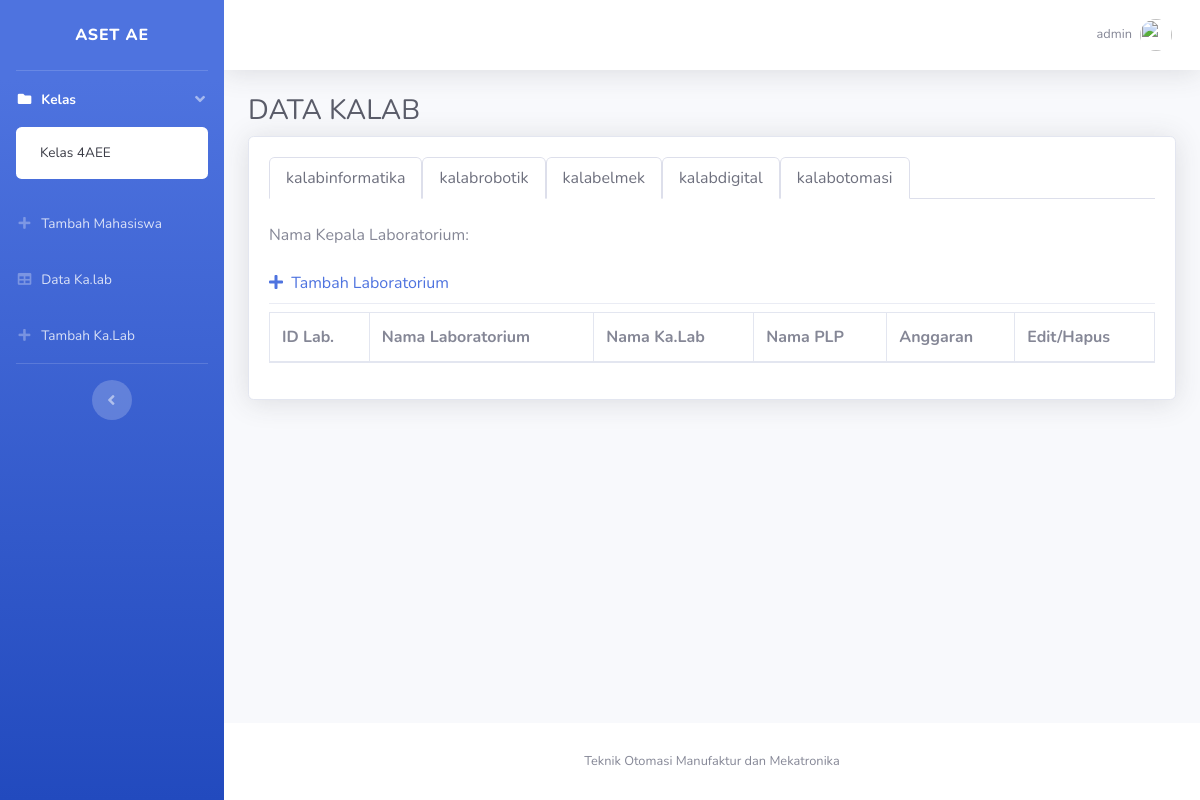
The app's page /data_kalab.php?id_user=1 (signed in) with its own data.
### tables this page shows
CREATE TABLE `mahasiswa` (
  `nim` varchar(9) NOT NULL,
  `nama_mhs` varchar(50) NOT NULL,
  `no_koin` varchar(6) NOT NULL,
  `kelas` varchar(4) NOT NULL,
  `status` varchar(15) NOT NULL
);

CREATE TABLE `user` (
  `id_user` int(5) NOT NULL,
  `nama` varchar(50) NOT NULL,
  `username` varchar(50) NOT NULL,
  `password` varchar(50) NOT NULL,
  `level` varchar(50) NOT NULL
);

### data_kalab.php (the view, shortened to what this page needs)
<?php
include_once("config.php");
?>
<!DOCTYPE html>
<html lang="en">
<head>
  <link href="vendor/fontawesome-free/css/all.min.css" rel="stylesheet" type="text/css">
  <link href="css/sb-admin-2.min.css" rel="stylesheet">
  <link href="vendor/datatables/dataTables.bootstrap4.min.css" rel="stylesheet">
</head>
<body id="page-top">
<?php
$sql5=mysqli_query($koneksi, "select * from user where level='admin' limit 1");
$data5=mysqli_fetch_array($sql5);
?>
  <div id="wrapper">
    <ul class="navbar-nav bg-gradient-primary sidebar sidebar-dark accordion" id="accordionSidebar">
      <a class="sidebar-brand d-flex align-items-center justify-content-center" href="kelas_1aea.php">
        <div class="sidebar-brand-text mx-3">Aset AE</div>
      </a>
      <hr class="sidebar-divider my-0">
      <li class="nav-item active">
        <a class="nav-link" href="#" data-toggle="collapse" data-target="#collapsePages" aria-expanded="true" aria-controls="collapsePages">
          <i class="fas fa-fw fa-folder"></i>
          <span>Kelas</span>
        </a>
        <div id="collapsePages" class="collapse show" aria-labelledby="headingPages" data-parent="#accordionSidebar">
          <div class="bg-white py-2 collapse-inner rounded">
          <?php
          $sql=mysqli_query($koneksi, "select * from mahasiswa limit 1");
          while ($data=mysqli_fetch_array($sql)) {
                  ?>
            <a class="collapse-item" href="kelas.php?kelas=<?php echo $data['kelas']; ?>">Kelas <?=$data['kelas'];?></a>
            <?php }?>
          </div>
        </div>
      </li>
      <li class="nav-item">
        <a class="nav-link"  href="tambah_mhs.php">
          <i class="fas fa-fw fa-plus"></i>
          <span>Tambah Mahasiswa</span>
        </a>
      </li>
      <li class="nav-item">
        <a class="nav-link" href="data_kalab.php?id_user=<?=$data3['id_user'];?>">
          <i class="fas fa-fw fa-table"></i>
          <span>Data Ka.lab</span></a>
      </li>
      <li class="nav-item">
        <a class="nav-link"  href="tambah_kalab.php">
          <i class="fas fa-fw fa-plus"></i>
          <span>Tambah Ka.Lab</span>
        </a>
      </li>
      <hr class="sidebar-divider d-none d-md-block">
      <div class="text-center d-none d-md-inline">
        <button class="rounded-circle border-0" id="sidebarToggle"></button>
      </div>
    </ul>
    <div id="content-wrapper" class="d-flex flex-column">
      <div id="content">
        <nav class="navbar navbar-expand navbar-light bg-white topbar mb-4 static-top shadow">
          <ul class="navbar-nav ml-auto">
            <li class="nav-item dropdown no-arrow">
              <a class="nav-link dropdown-toggle" href="#" id="userDropdown" role="button" data-toggle="dropdown" aria-haspopup="true" aria-expanded="false">
                <span class="mr-2 d-none d-lg-inline text-gray-600 small"><?=$data5['nama'];?></span>
                <img class="img-profile rounded-circle" src="img/Black.png">
              </a>
            </li>
          </ul>
        </nav>
        <div class="container-fluid">
          <h1 class="h3 mb-2 text-gray-800">DATA KALAB</h1>
          <div class="card shadow mb-4">
            <div class="card-body">
              <ul class="nav nav-tabs">
              <?php
                $sql3=mysqli_query($koneksi, "select * from user where level='kalab'");
                while ($data3=mysqli_fetch_array($sql3)) {
                        ?>
                  <li class="nav-item">
                  <a class="nav-link active" href="data_kalab.php?id_user=<?php echo $data3['id_user']; ?>"><?=$data3['username'];?></a>
                  </li>
              <?php }?>
              </ul>
              <br>
              <?php
                $id_user = $_GET['id_user'];
                $sql3=mysqli_query($koneksi, "select * from user where level='kalab' and id_user=$id_user");
                $data3=mysqli_fetch_array($sql3);
              ?>
              <div>Nama Kepala Laboratorium: <?=$data3['nama'];?></div>
              <br>
              <div class="table-responsive">
              <a href="tambah_lab.php?id_user=<?php echo $data3['id_user']; ?>"><i class="fas fa-plus"></i>&nbsp;&nbsp;Tambah Laboratorium</a>
              <div class="dropdown-divider"></div>
                <table class="table table-bordered" id="dataTable" width="100%" cellspacing="0">
                  <thead>
                    <tr>
                      <th>ID Lab.</th>
                      <th>Nama Laboratorium</th>
                      <th>Nama Ka.Lab</th>
                      <th>Nama PLP</th>
                      <th>Anggaran</th>
                      <th>Edit/Hapus</th>
                    </tr>
                  </thead>
                </table>
              </div>
            </div>
          </div>
        </div>
      </div>
      <footer class="sticky-footer bg-white">
        <div class="container my-auto">
          <div class="copyright text-center my-auto">
            <span>Teknik Otomasi Manufaktur dan Mekatronika</span>
          </div>
        </div>
      </footer>
    </div>
  </div>
</body>
</html>

### records on screen
mahasiswa: kelas "4AEE"
user: nama "admin"
user: username "kalabinformatika"
user: username "kalabrobotik"
user: username "kalabelmek"
user: username "kalabdigital"
user: username "kalabotomasi"
